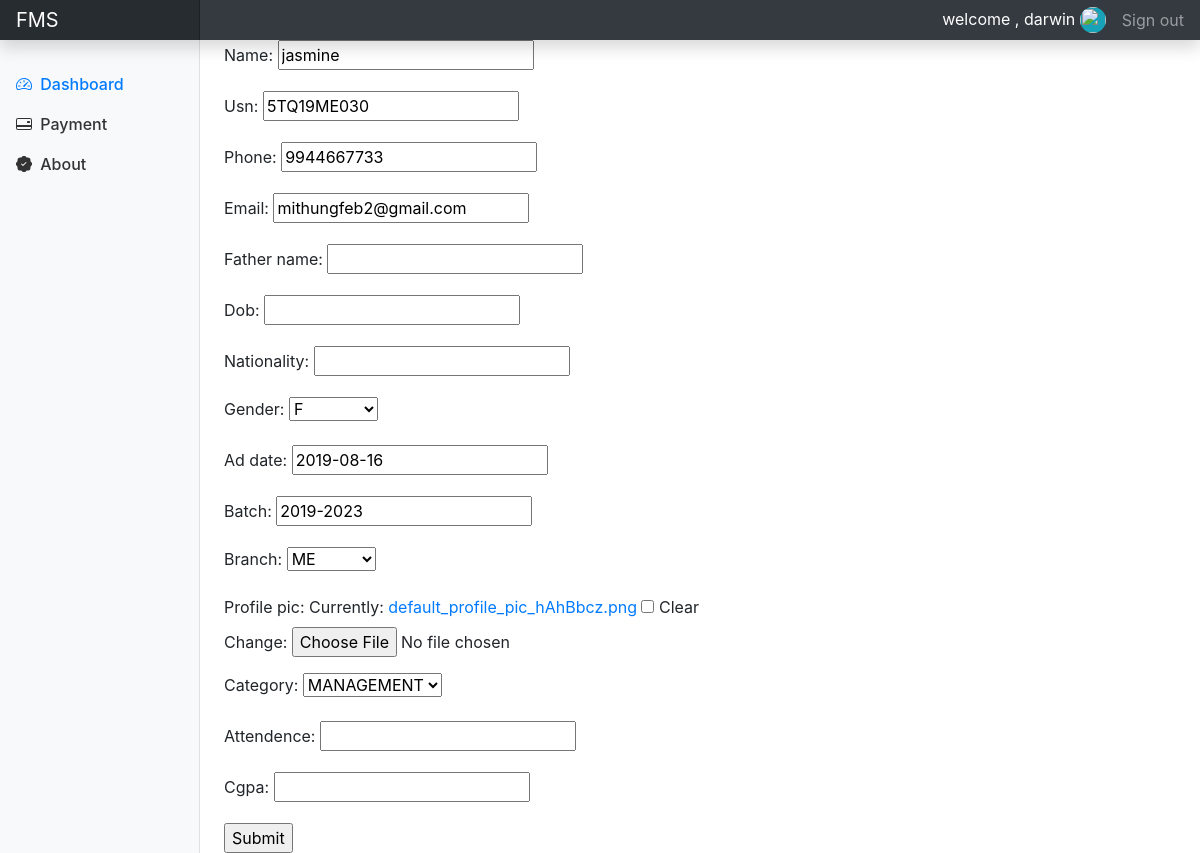
Before: /update_student/6/ (signed in) with the older database file.
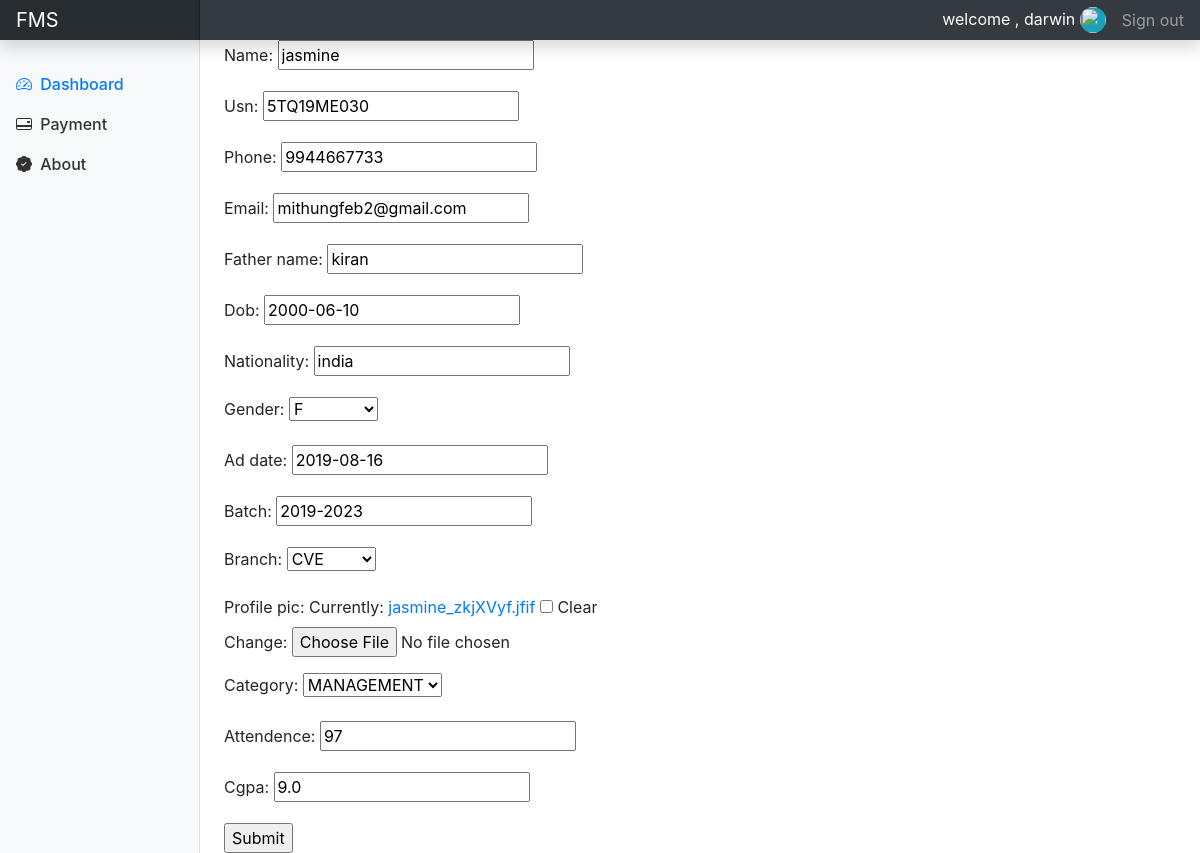
After: the same page with the newer database file.
### accounts/models.py (models this page shows, shortened)
class Student(models.Model):
	BRANCH = (
		('CSE','CSE'),
		('ISE','ISE'),
		('ME','ME'),
		('CVE','CVE'),
		('ECE','ECE'),
		('EEE','EEE'),
		('Aeronautical/ Aerospace Eng','AE'),
		('Artificial Intelligence Eng','AIE'),
		)
	CATEGORY1 = (
		('KCET','KCET'),
		('COMEDK','COMEDK'),
		('MANAGEMENT','MANAGEMENT')
		)
	EDUCATIONAL_LEVEL = (
		('12','12'),
		('DIPLOMA','DIPLOMA'),
		)
	GENDER = (
		('MALE','M'),
		('FEMALE','F'),
		('OTHER','O')
		)
	user = models.OneToOneField(User, null=True, blank=True, on_delete=models.CASCADE)
	name = models.CharField(max_length=200, null=True)
	usn = models.CharField(max_length=200, unique=True, null=True)
	phone = models.CharField(max_length=200, null=True)
	email = models.CharField(max_length=200, null=True)
	father_name = models.CharField(max_length=50, null=True, blank=True)
	dob = models.DateField(null=True,blank=True)
	nationality = models.CharField(max_length=20, null=True, blank=True)
	gender = models.CharField(max_length=10, null=True, choices=GENDER)
	ad_date = models.DateField(null=True, blank=True)
	batch = models.CharField(max_length=10)
	branch = models.CharField(max_length=50, choices=BRANCH)
	sem = models.CharField(max_length=5)
	profile_pic = models.ImageField(default="default_profile_pic.png",null=True, blank=True)
	category = models.CharField(max_length=20, choices=CATEGORY1)
	ed_level = models.CharField(max_length=20, choices=EDUCATIONAL_LEVEL)
	attendence = models.IntegerField(null=True, blank=True)
	cgpa = models.FloatField(null=True, blank=True)
	created_at = models.DateTimeField(auto_now_add=True, null=True)
	updated_at = models.DateTimeField(auto_now=True, null=True)

### accounts/decorators.py (the view)
		def wrapper_func(request, *args, **kwargs):
			group = None;
			if request.user.groups.exists():
				group = request.user.groups.all()[0].name
			if group in allowed_roles:
				return view_func(request, *args, **kwargs)
			else:
				return HttpResponse("U are not authorized to view this page")

### accounts/forms.py
class UpdateStudentForm(ModelForm):
	class Meta:
		model = Student
		fields = ['name','usn','phone','email','father_name','dob','nationality','gender','ad_date','batch','branch','profile_pic','category','attendence','cgpa']

### accounts/views.py (called while the page is built)
@login_required(login_url='login')
@allowed_users(allowed_roles=['admin'])
def updateStudent(request, pk):
	student = Student.objects.get(id=pk)
	form = UpdateStudentForm(instance=student)
	if request.method == "POST":
		form = UpdateStudentForm(request.POST, instance=student)
		if form.is_valid():
			form.save()
			return redirect('/')
	context = {'form':form}
	return render(request, 'accounts/updatestudent_form.html', context)

### accounts/templates/accounts/updatestudent_form.html (shortened to what this page needs)
{% extends 'accounts/main.html' %}
{% load static %}
{% block content %}
<br>
<div class="col-md-9 ml-sm-auto col-lg-10 px-md-4">
	<form action="" method="POST">
		{{form.as_p}}
		<input type="submit" name="Submit">
	</form>
</div>
{% endblock %}

Changed rows visible on the page:
changed Student "jasmine": father_name (not shown) → "kiran"; dob (not shown) → "2000-06-10"; nationality (not shown) → "india"; branch "ME" → "CVE"; attendence (not shown) → "97"; cgpa (not shown) → "9.0"
Other visible differences:
text no longer shown: "Name: Usn: Phone: Email: Father name: Dob: Nationality: Gender: Ad date: Batch: Branch: Profile pic: Currently: default_profile_pic_hAhBbcz.png Clear Change: Category: Attendence: Cgpa:"
text now shown: "Name: Usn: Phone: Email: Father name: Dob: Nationality: Gender: Ad date: Batch: Branch: Profile pic: Currently: jasmine_zkjXVyf.jfif Clear Change: Category: Attendence: Cgpa:"
